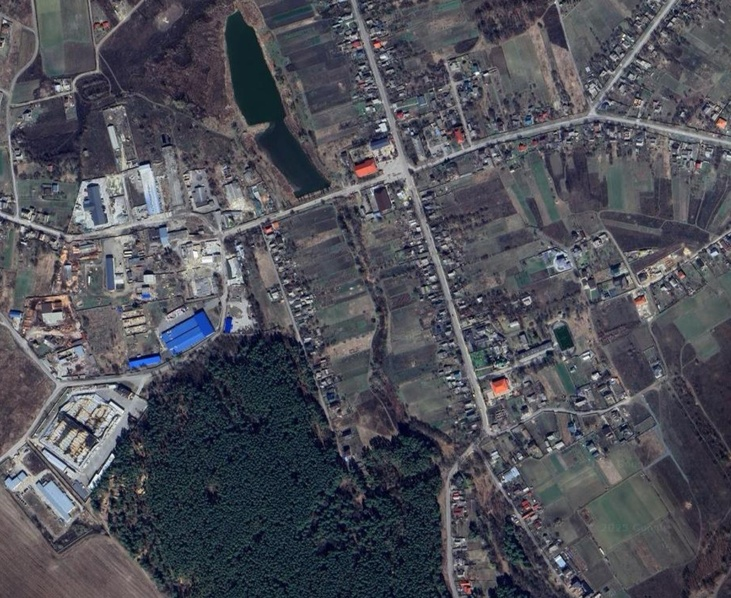
#> input picture lab6/google.jpg, 731 x 598 px, shrunk from 1512 x 1237 before the run
$ python ImageComparator.py
#> lines starting #> are read from the running program, lines starting #| are printed output that depends on the picture; after the words box and inside, x2 and y2 are one past the last pixel; in counts of white or black regions, pixels touching at a corner belong together
### lab4/ImageFilterUtils.py
import cv2
import matplotlib.pyplot as plt
import numpy as np


class ImageFilterUtils:
    def __init__(self, image_path):
        self.image_path = image_path
        self.image_not_found_error = f"Image: '{self.image_path}' was not found"
        self.image = None   # working image to apply filters
        self.original_image = None # original image - to show on the final view

    def load_image(self):
        self.image = cv2.imread(self.image_path)

        if self.image is None:
            raise ValueError(self.image_not_found_error)

        self.image = cv2.cvtColor(self.image, cv2.COLOR_BGR2RGB)
        self.original_image = self.image.copy()
        print(f"Image '{self.image_path}' was loaded successfully")

    def get_image(self):
        return self.image

    # [39 lines left out: functions show_image, show_images, not called in this run]

    def adjust_brightness(self, factor=0.8):
        if self.image is None:
            raise ValueError(self.image_not_found_error)

        # convert to LAB
        lab = cv2.cvtColor(self.image, cv2.COLOR_RGB2LAB)
        l_channel, a_channel, b_channel = cv2.split(lab)

        l_channel = np.clip(l_channel.astype(np.float32) * factor, 0, 255).astype(np.uint8)

        # return to RGB
        adjusted_lab = cv2.merge((l_channel, a_channel, b_channel))
        adjusted_rgb = cv2.cvtColor(adjusted_lab, cv2.COLOR_LAB2RGB)

        self.image = adjusted_rgb
        if factor < 1.0:
            print(f"Brightness decreased in {factor} times")
        else:
            print(f"Brightness increased in  {factor} times.")

    def apply_filter(self, method="gaussian", **kwargs):
        """
        applies a chosen filter and saves the result in a self.image.
        :param method: filter name ('gaussian', 'median', 'bilateral', 'adaptive_threshold',
        'morphological_gradient', 'dilation', 'canny')
        :param kwargs: additional filter-specific parameters
        """
        if self.image is None:
            raise ValueError(self.image_not_found_error)

        working_image = self.image.copy()

        is_gray_required = method in ["adaptive_threshold", "canny"]
        if is_gray_required:
            if len(working_image.shape) == 3 and working_image.shape[2] == 3:
                working_image = cv2.cvtColor(working_image, cv2.COLOR_RGB2GRAY)

        if method == "gaussian":
            kernel_size = kwargs.get('kernel_size', (5, 5))
            filtered = cv2.GaussianBlur(working_image, kernel_size, 0)

        elif method == "median":
            kernel_size = kwargs.get('kernel_size', 5)
            filtered = cv2.medianBlur(working_image, kernel_size)

        elif method == "bilateral":
            d = kwargs.get('d', 9)
            sigma_color = kwargs.get('sigma_color', 75)
            sigma_space = kwargs.get('sigma_space', 75)
            filtered = cv2.bilateralFilter(working_image, d, sigma_color, sigma_space)

        elif method == "adaptive_threshold":
            block_size = kwargs.get('block_size', 21)
            c = kwargs.get('C', 10)
            filtered = cv2.adaptiveThreshold(
                working_image, 255,
                cv2.ADAPTIVE_THRESH_MEAN_C,
                cv2.THRESH_BINARY_INV,
                block_size,
                c
            )

        elif method == "dilation":
            kernel_size = kwargs.get('kernel_size', (5, 5))
            kernel = cv2.getStructuringElement(cv2.MORPH_RECT, kernel_size)
            filtered = cv2.dilate(working_image, kernel, iterations=kwargs.get('iterations', 1))

        elif method == "canny":
            threshold1 = kwargs.get('threshold1', 50)
            threshold2 = kwargs.get('threshold2', 150)
            blurred = cv2.GaussianBlur(working_image, (5, 5), 0)
            filtered = cv2.Canny(blurred, threshold1, threshold2)

        elif method == "morphological_gradient":
            kernel_size = kwargs.get('kernel_size', (5, 5))
            if len(working_image.shape) == 3:
                working_image = cv2.cvtColor(working_image, cv2.COLOR_BGR2GRAY)

            kernel = cv2.getStructuringElement(cv2.MORPH_RECT, kernel_size)
            filtered = cv2.morphologyEx(working_image, cv2.MORPH_GRADIENT, kernel)

        elif method == "sharpen":
            kernel = np.array([[0, -1, 0],
                               [-1, 5, -1],
                               [0, -1, 0]])
            filtered = cv2.filter2D(working_image, -1, kernel)

        else:
            raise ValueError(f"Filter method '{method}' is not implemented or absent")

        self.image = filtered
        print(f"Filter '{method}' applied")

    # [55 lines left out: functions close_open_contours, draw_contours_by_mask, not called in this run]

    def change_color_saturation(self, lower_bound, upper_bound, factor=1.5):
        """
        changes color saturation

        :param lower_bound: in HSV (example (0, 100, 100))
        :param upper_bound: in HSV (example (10, 255, 255))
        :param factor: lower than one - decreases, bigger than one increases
        """
        if self.image is None:
            raise ValueError(self.image_not_found_error)

        # to HSV
        hsv = cv2.cvtColor(self.image, cv2.COLOR_RGB2HSV)

        # create mask for a given color
        mask = cv2.inRange(hsv, np.array(lower_bound), np.array(upper_bound))

        # select only given colors
        h, s, v = cv2.split(hsv)

        # change saturation in the area
        s = np.where(mask > 0, np.clip(s.astype(np.float32) * factor, 0, 255), s)

        # merge
        hsv_modified = cv2.merge([h, s.astype(np.uint8), v])
        modified_rgb = cv2.cvtColor(hsv_modified, cv2.COLOR_HSV2RGB)

        self.image = modified_rgb
        print(f"Saturation changed by factor {factor} for selected color range.")

    # [33 lines left out: function show_hue_histogram_comparison, not called in this run]

    def find_and_draw_colored_objects(self, base_color_hsv, tolerance=10, box_color=(0, 255, 0), thickness=3):
        """
        finds objects with given mask and contours them

        :param base_color_hsv: base color in HSV in example (120, 255, 255) — blue
        :param tolerance: what deviation of a color is accepted
        :param box_color: a color of the rectangle box that is a contour
        :param thickness: line of th contour thickness
        """
        if self.image is None:
            raise ValueError(self.image_not_found_error)

        hsv = cv2.cvtColor(self.image, cv2.COLOR_RGB2HSV)
        h_base, s_base, v_base = base_color_hsv

        lower = (max(h_base - tolerance, 0), 50, 50)
        upper = (min(h_base + tolerance, 179), 255, 255)

        mask = cv2.inRange(hsv, np.array(lower), np.array(upper))

        # find contours
        contours, _ = cv2.findContours(mask, cv2.RETR_EXTERNAL, cv2.CHAIN_APPROX_SIMPLE)
        output_image = self.image.copy()

        for cnt in contours:
            if cv2.contourArea(cnt) < 100:
                continue
            x, y, w, h = cv2.boundingRect(cnt)
            cv2.rectangle(output_image, (x, y), (x + w, y + h), box_color, thickness)

        self.image = output_image
        print(f"[INFO] Objects found: {len(contours)}")

### lab6/ImageComparator.py
import cv2
import matplotlib.pyplot as plt
from lab4.ImageFilterUtils import ImageFilterUtils


class ImageComparator:
    def __init__(self, image_path_1, image_path_2):
        self.utils1 = ImageFilterUtils(image_path_1)
        self.utils2 = ImageFilterUtils(image_path_2)
        self.image1 = None
        self.image2 = None

    def preprocess_for_comparison(self, filters_img1: list, filters_img2: list):
        def apply_pipeline(utils: ImageFilterUtils, pipeline: list):
            utils.load_image()  # завжди починаємо з оригіналу

            for step in pipeline:
                method = step["method"]
                params = step.get("params", {})
                if method == "saturation":
                    utils.change_color_saturation(**params)
                elif method == "brightness":
                    utils.adjust_brightness(**params)
                elif method == "filter":
                    utils.apply_filter(**params)
                else:
                    print(f"Method not implemented: {method}")

        apply_pipeline(self.utils1, filters_img1)
        apply_pipeline(self.utils2, filters_img2)

        self.image1 = self.utils1.get_image()
        self.image2 = self.utils2.get_image()

        print("Image Preprocessing finished")

    def highlight_identification_objects(self, base_color_hsv=(0, 200, 200), tolerance=10):
        self.utils1.find_and_draw_colored_objects(base_color_hsv=base_color_hsv, tolerance=tolerance)
        self.utils2.find_and_draw_colored_objects(base_color_hsv=base_color_hsv, tolerance=tolerance)
        self.image1 = self.utils1.get_image()
        self.image2 = self.utils2.get_image()
        print("Objects highlighted.")

    def compare_with_orb(self, max_matches_displayed=20, message="ORB Keypoint Matches"):
        if self.image1 is None or self.image2 is None:
            raise ValueError("Images must be loaded")

        gray1 = cv2.cvtColor(self.image1, cv2.COLOR_RGB2GRAY)
        gray2 = cv2.cvtColor(self.image2, cv2.COLOR_RGB2GRAY)

        orb = cv2.ORB_create(nfeatures=1000)
        kp1, des1 = orb.detectAndCompute(gray1, None)
        kp2, des2 = orb.detectAndCompute(gray2, None)

        if des1 is None or des2 is None:
            print("One of the images has no descriptors")
            return 0, 0.0

        bf = cv2.BFMatcher(cv2.NORM_HAMMING, crossCheck=True)
        matches = bf.match(des1, des2)
        matches = sorted(matches, key=lambda x: x.distance)

        num_matches = len(matches)
        probability = min(1.0, num_matches / 100)

        print(f"Matches found: {num_matches}")
        print(f"object identification probability: {probability:.2f}")

        matched_image = cv2.drawMatches(self.image1, kp1, self.image2, kp2,
                                        matches[:max_matches_displayed], None, flags=2)
        plt.figure(figsize=(16, 8))
        plt.imshow(matched_image)
        plt.title(message)
        plt.axis('off')
        plt.show()

        return num_matches, probability

if __name__ == '__main__':

    comparator0 = ImageComparator("google.jpg", "google2.jpg")
    comparator0.preprocess_for_comparison(filters_img1=[], filters_img2=[])
#> in load_image, self.image is the input picture: shape (598, 731, 3); mean B, G, R 87.8, 79.6, 78.6
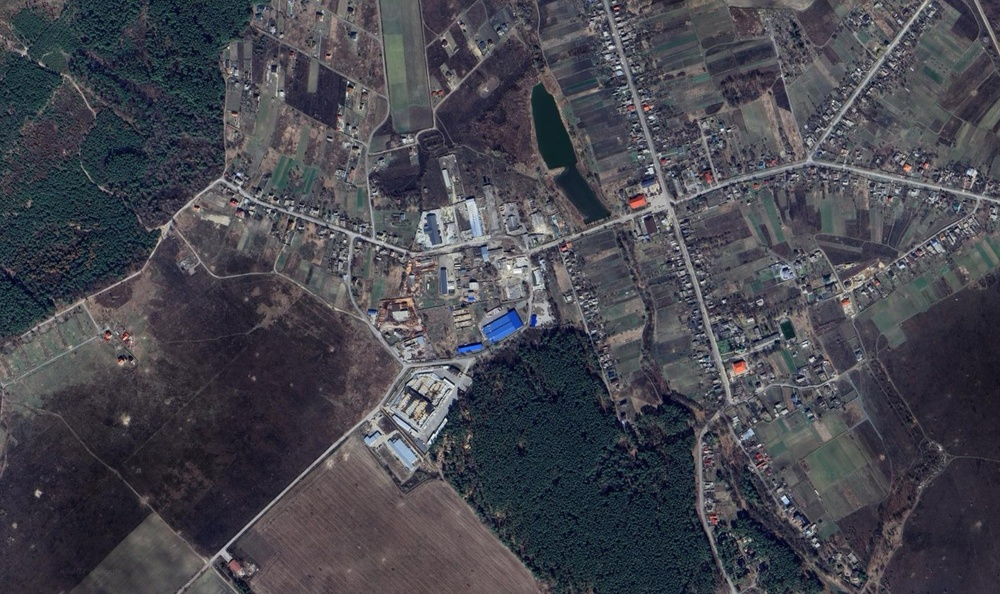
#> input picture lab6/google2.jpg, 1000 x 594 px, shrunk from 2068 x 1228 before the run
#> in load_image, self.image is the input picture: shape (594, 1000, 3); mean B, G, R 78.8, 70.7, 70.6
    comparator0.highlight_identification_objects(base_color_hsv=(0, 200, 200), tolerance=30)
#> in find_and_draw_colored_objects, `mask = cv2.inRange(hsv, np.array(lower), np.array(upper))`:
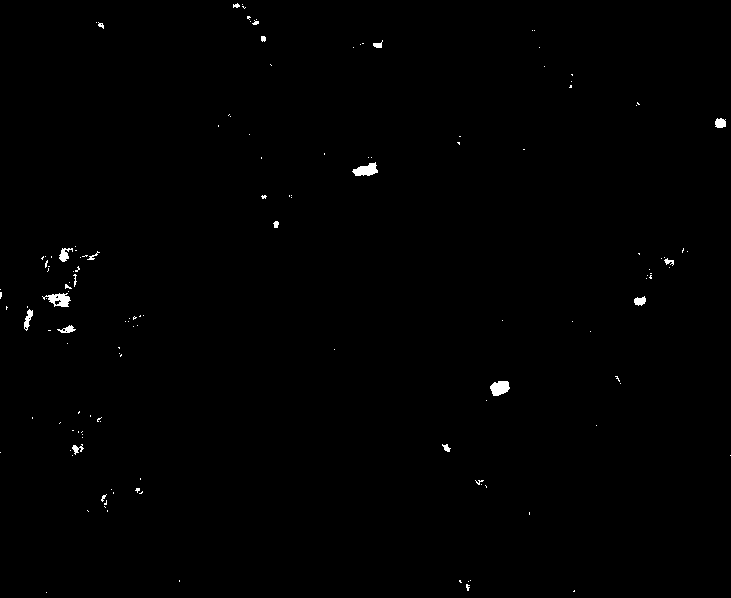
#> mask: shape (598, 731); 0.43% white; 141 white regions (121 under 20 px)
#> in find_and_draw_colored_objects, `contours, _ = cv2.findContours(mask, cv2.RETR_EXTERNAL, cv2.CHAIN_APPR..`: contours = 141 contours, 128 with area under 20; largest, box (x1, y1, x2, y2) and area: (42, 293, 71, 307) 202, (490, 381, 510, 396) 198, (352, 162, 378, 176) 194, (24, 309, 33, 331) 78, (59, 248, 73, 262) 78
#> the loop in find_and_draw_colored_objects, `for cnt in contours:` made 141 passes
#> cnt on passes 1, 2, 4, 5: [[46, 592]], [[574, 590], [573, 591], [574, 591]], [[468, 581]], [[470, 580]]
#| [INFO] Objects found: 141
#> in find_and_draw_colored_objects (call 2), `contours, _ = cv2.findContours(mask, cv2.RETR_EXTERNAL, cv2.CHAIN_APPR..`: contours = 170 contours, 162 with area under 20; largest, box (x1, y1, x2, y2) and area: (732, 362, 747, 375) 118, (627, 197, 647, 208) 112, (393, 296, 414, 307) 96, (902, 163, 912, 172) 44, (405, 262, 416, 273) 43, (841, 298, 850, 306) 36, (404, 319, 418, 327) 29, (121, 331, 133, 341) 28
#> the loop in find_and_draw_colored_objects (call 2), `for cnt in contours:` made 170 passes
#> cnt on passes 1 to 3: [[539, 588]], [[834, 577], [834, 579], [835, 578]], [[753, 572]]
#| [INFO] Objects found: 170
    comparator0.highlight_identification_objects(base_color_hsv=(110, 180, 180), tolerance=1)
#> in find_and_draw_colored_objects (call 3), `contours, _ = cv2.findContours(mask, cv2.RETR_EXTERNAL, cv2.CHAIN_APPR..`: contours = 1390 contours, 1371 with area under 20; largest, box (x1, y1, x2, y2) and area: (160, 314, 215, 356) 1124, (83, 183, 107, 225) 204, (132, 356, 162, 368) 144, (105, 258, 114, 285) 92, (384, 357, 407, 374) 80
#| [INFO] Objects found: 1390
#> in find_and_draw_colored_objects (call 4), `contours, _ = cv2.findContours(mask, cv2.RETR_EXTERNAL, cv2.CHAIN_APPR..`: contours = 1910 contours, 1899 with area under 20; largest, box (x1, y1, x2, y2) and area: (482, 313, 523, 345) 614, (461, 342, 483, 352) 86, (652, 346, 688, 361) 78, (440, 269, 446, 290) 68, (424, 213, 439, 234) 54
#| [INFO] Objects found: 1910
    comparator0.compare_with_orb(message='An example of how it should work in perfect scenario - good result')
#> in compare_with_orb, `kp1, des1 = orb.detectAndCompute(gray1, None)`: kp1 = 1000 keypoints; strongest (x, y, size): (112, 455, 31), (111, 403, 31), (113, 455, 37.2), (478, 299, 31)
#> in compare_with_orb, `kp2, des2 = orb.detectAndCompute(gray2, None)`: kp2 = 1000 keypoints; strongest (x, y, size): (445, 420, 31), (785, 268, 31), (445, 380, 31), (811, 360, 31)
#> in compare_with_orb, `matches = bf.match(des1, des2)`: matches = 421 matches
#> in compare_with_orb, `num_matches = len(matches)`: num_matches = 421
#> in compare_with_orb, `probability = min(1.0, num_matches / 100)`: probability = 1
#| Matches found: 421
#| object identification probability: 1.00

    filters_img1 = [
        {"method": "saturation",
         "params": {"lower_bound": (0, 120, 120), "upper_bound": (15, 255, 255), "factor": 1.9}},
        {"method": "saturation", "params": {"lower_bound": (80, 90, 0), "upper_bound": (140, 255, 255), "factor": 1.9}},
        {"method": "saturation", "params": {"lower_bound": (30, 0, 0), "upper_bound": (75, 255, 255), "factor": 0.1}},
        {"method": "saturation", "params": {"lower_bound": (5, 10, 20), "upper_bound": (45, 255, 220), "factor": 0.1}},
        {"method": "saturation", "params": {"lower_bound": (2, 50, 0), "upper_bound": (105, 180, 255), "factor": 0.1}},
        {"method": "brightness", "params": {"factor": 0.7}},
        {"method": "filter", "params": {"method": "sharpen"}}
    ]
    filters_img2 = [
        {"method": "saturation",
         "params": {"lower_bound": (0, 120, 120), "upper_bound": (25, 255, 255), "factor": 1.9}},
        {"method": "filter", "params": {"method": "gaussian", "kernel_size": (13, 13)}},
        {"method": "saturation", "params": {"lower_bound": (80, 90, 0), "upper_bound": (140, 255, 255), "factor": 1.9}},
        {"method": "saturation", "params": {"lower_bound": (25, 0, 0), "upper_bound": (100, 255, 255), "factor": 0.0}},
        {"method": "saturation", "params": {"lower_bound": (115, 0, 0), "upper_bound": (255, 255, 255), "factor": 0.0}},
        {"method": "saturation", "params": {"lower_bound": (5, 10, 20), "upper_bound": (45, 255, 220), "factor": 0.0}},
        {"method": "brightness", "params": {"factor": 0.8}}
    ]

    comparator = ImageComparator("dataspace.jpg", "google.jpg")
    comparator.preprocess_for_comparison(filters_img1=filters_img1, filters_img2=filters_img2)
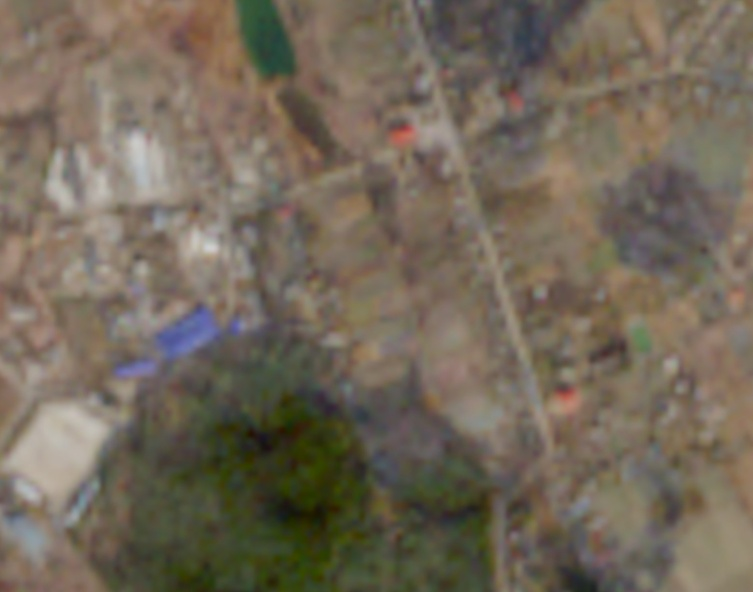
#> input picture lab6/dataspace.jpg, 753 x 592 px, shrunk from 1557 x 1225 before the run
#> in load_image, self.image is the input picture: shape (592, 753, 3); mean B, G, R 89.5, 104.6, 115
    comparator.highlight_identification_objects(base_color_hsv=(0, 200, 200), tolerance=30)
#> in find_and_draw_colored_objects (call 5), `contours, _ = cv2.findContours(mask, cv2.RETR_EXTERNAL, cv2.CHAIN_APPR..`: contours = 4561 contours, 4551 with area under 20; largest, box (x1, y1, x2, y2) and area: (557, 385, 573, 400) 86, (389, 123, 413, 136) 64, (673, 192, 684, 208) 39, (707, 213, 722, 235) 36, (280, 200, 298, 224) 34
#| [INFO] Objects found: 4561
#> in find_and_draw_colored_objects (call 6), `contours, _ = cv2.findContours(mask, cv2.RETR_EXTERNAL, cv2.CHAIN_APPR..`: contours = 91 contours, 81 with area under 20; largest, box (x1, y1, x2, y2) and area: (352, 162, 379, 179) 220, (23, 308, 33, 330) 76, (489, 380, 511, 389) 62, (45, 294, 71, 308) 45, (59, 324, 73, 335) 41
#| [INFO] Objects found: 91
    comparator.highlight_identification_objects(base_color_hsv=(110, 180, 180), tolerance=1)
#> in find_and_draw_colored_objects (call 7), `contours, _ = cv2.findContours(mask, cv2.RETR_EXTERNAL, cv2.CHAIN_APPR..`: contours = 340 contours, 339 with area under 20; largest, box (x1, y1, x2, y2) and area: (181, 318, 198, 333) 41
#| [INFO] Objects found: 340
#> in find_and_draw_colored_objects (call 8), `contours, _ = cv2.findContours(mask, cv2.RETR_EXTERNAL, cv2.CHAIN_APPR..`: contours = 1510 contours, 1469 with area under 20; largest, box (x1, y1, x2, y2) and area: (158, 313, 217, 356) 917, (83, 191, 107, 224) 201, (104, 259, 114, 285) 120, (127, 354, 165, 370) 94, (324, 389, 339, 405) 71
#> the loop in find_and_draw_colored_objects (call 8), `for cnt in contours:` made 1510 passes
#> cnt on passes 1 to 3: [[490, 597]], [[472, 597]], [[370, 597]]
#> after the loop in find_and_draw_colored_objects (call 8), `for cnt in contours:`:
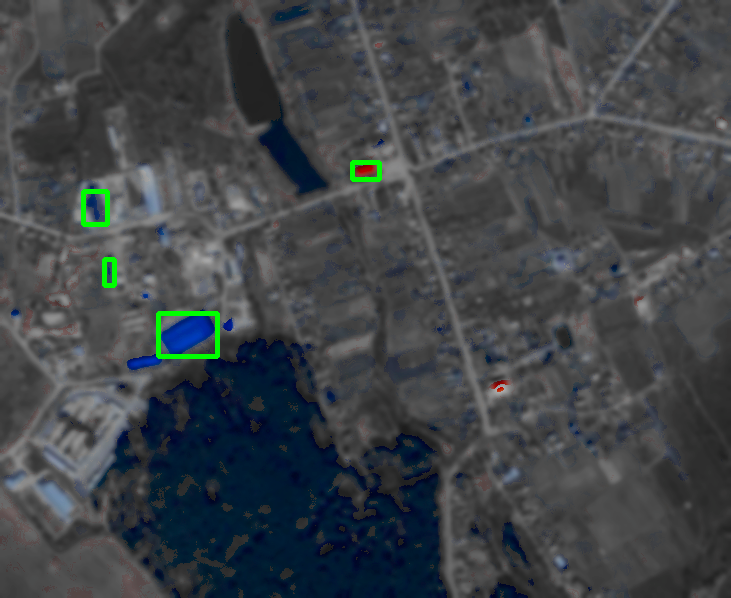
#> output_image: shape (598, 731, 3); mean R, G, B 63.2, 67.7, 71.2
#| [INFO] Objects found: 1510
    comparator.compare_with_orb(message='This is a real result which is not satisfactory')
#> call 2 of compare_with_orb, with max_matches_displayed = 20
#> in compare_with_orb (call 2), `kp1, des1 = orb.detectAndCompute(gray1, None)`: kp1 = 564 keypoints; strongest (x, y, size): (571, 393, 31), (408, 133, 31), (398, 140, 31), (398, 129, 31)
#> in compare_with_orb (call 2), `kp2, des2 = orb.detectAndCompute(gray2, None)`: kp2 = 1000 keypoints; strongest (x, y, size): (212, 350, 64.3), (216, 357, 44.6), (216, 358, 37.2), (218, 355, 64.3)
#> in compare_with_orb (call 2), `matches = bf.match(des1, des2)`: matches = 190 matches
#> in compare_with_orb (call 2), `num_matches = len(matches)`: num_matches = 190
#| Matches found: 190
#| object identification probability: 1.00
#> in compare_with_orb (call 2), `matched_image = cv2.drawMatches(self.image1, kp1, self.image2, kp2, ma..`:
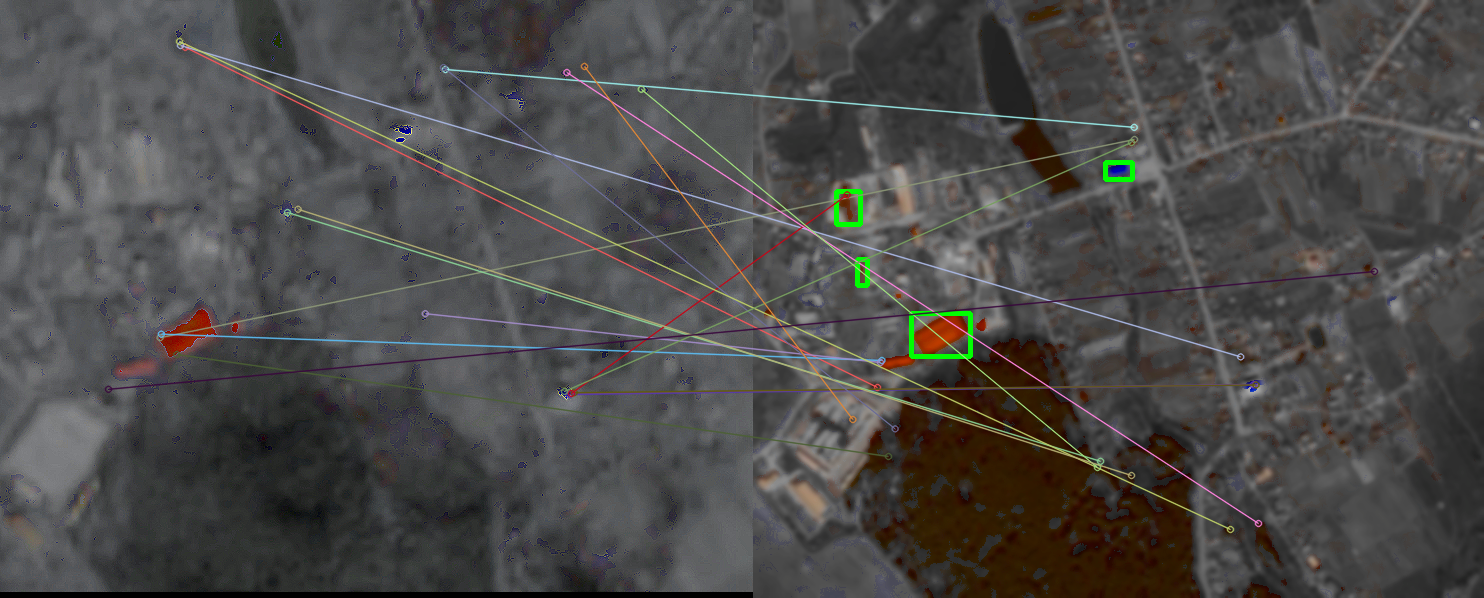
#> matched_image: shape (598, 1484, 3); mean of channels 0, 1, 2 72.6, 74, 75.4; drawn as B, G, R
